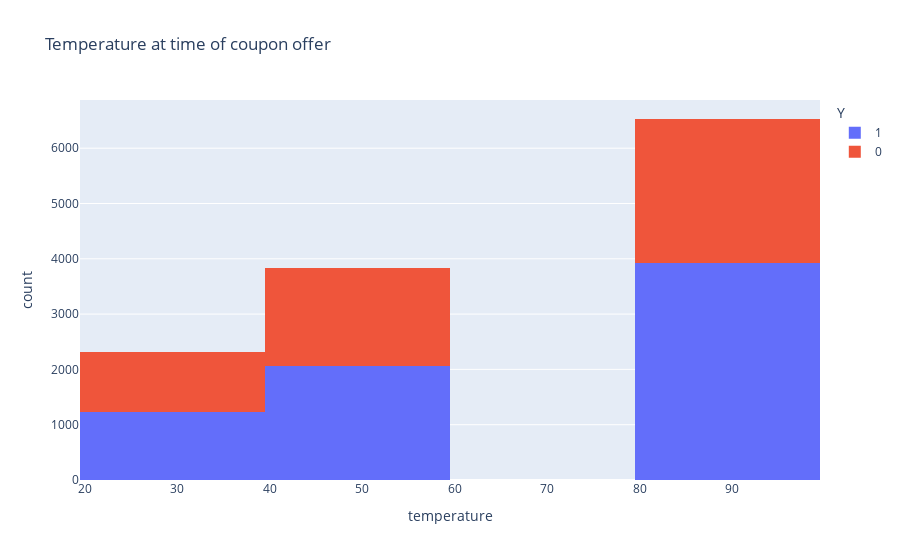

Notebook cell for this chart:
### Markdown cell above
6. Use a histogram to visualize the temperature column.

### Code cell
px.histogram(clean_data, x='temperature', color='Y', title = 'Temperature at time of coupon offer')

### Figure 1 — Plotly figure (JSON) as saved in the notebook; plotly's stock layout.template omitted (floating-point values rounded to 4 significant figures; data arrays with more than 128 entries replaced by an {"elided": "..."} marker saying what was removed)
{"data": [{"alignmentgroup": "True", "bingroup": "x", "hovertemplate": "Y=1<br>temperature=%{x}<br>count=%{y}<extra></extra>", "legendgroup": "1", "marker": {"color": "#636efa", "pattern": {"shape": ""}}, "name": "1", "offsetgroup": "1", "orientation": "v", "showlegend": true, "type": "histogram", "x": {"elided": "7210 int values"}, "xaxis": "x", "yaxis": "y"}, {"alignmentgroup": "True", "bingroup": "x", "hovertemplate": "Y=0<br>temperature=%{x}<br>count=%{y}<extra></extra>", "legendgroup": "0", "marker": {"color": "#EF553B", "pattern": {"shape": ""}}, "name": "0", "offsetgroup": "0", "orientation": "v", "showlegend": true, "type": "histogram", "x": {"elided": "5474 int values"}, "xaxis": "x", "yaxis": "y"}], "layout": {"barmode": "relative", "legend": {"title": {"text": "Y"}, "tracegroupgap": 0}, "title": {"text": "Temperature at time of coupon offer"}, "xaxis": {"anchor": "y", "domain": [0, 1], "title": {"text": "temperature"}}, "yaxis": {"anchor": "x", "domain": [0, 1], "title": {"text": "count"}}}}
